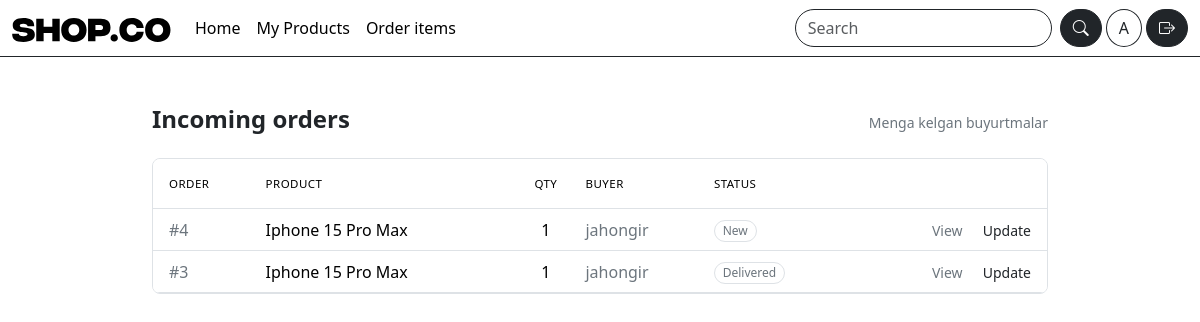
/seller/orders/ (signed in), run on an earlier commit of the app's database.
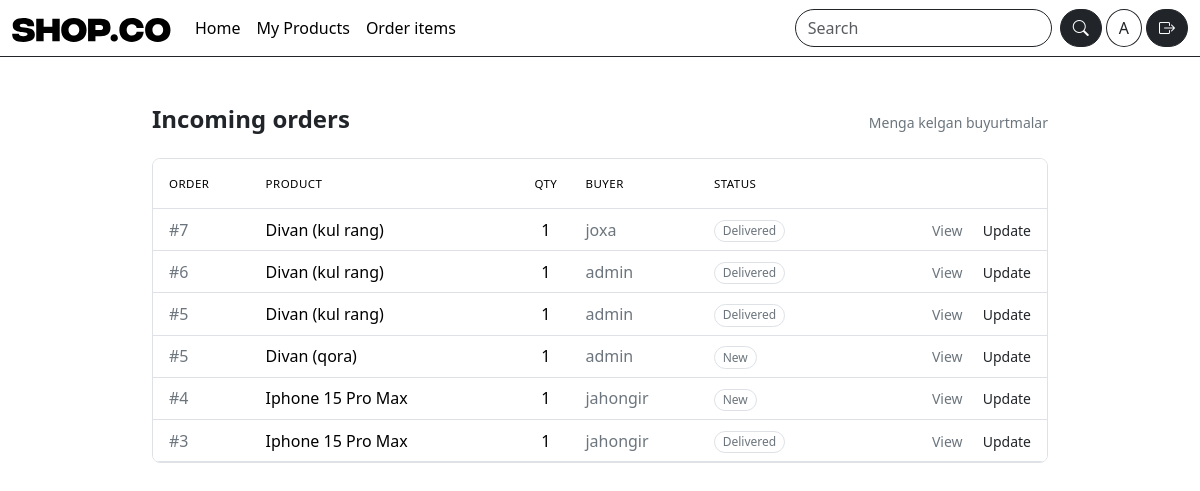
And on a later commit of the database.
### accounts/models.py (models this page shows, shortened)
class User(AbstractUser):
    class Role(models.TextChoices):
        BUYER = 'BUYER', 'Buyer'
        SELLER = 'SELLER', 'Seller'
    role = models.CharField(
        choices=Role.choices,
        default=Role.BUYER
    )
    image = models.ImageField(upload_to="avatars/", null=True, blank=True)
    phone = models.CharField(max_length=15, help_text="+998919203550")
    address = models.CharField(max_length=250)

### orders/models.py (models this page shows, shortened)
class OrderItem(models.Model):
   STATUS_NEW = "new"  # yangi buyurtma
   STATUS_PROCESSING = "processing"  # tayyorlanmoqda
   STATUS_DELIVERED = "delivered"  # yetkazildi
   STATUS_CANCELED = "canceled"  # bekor qilindi
   STATUS_CHOICES = [
       (STATUS_NEW, "New"),
       (STATUS_PROCESSING, "Processing"),
       (STATUS_DELIVERED, "Delivered"),
       (STATUS_CANCELED, "Canceled"),
   ]
   status = models.CharField(max_length=20, choices=STATUS_CHOICES, default=STATUS_NEW)  # order holati
   order = models.ForeignKey(  # qaysi orderga tegishli
       Order, on_delete=models.CASCADE, related_name="items")
   product = models.ForeignKey(Product,
       on_delete=models.PROTECT,  # order bo‘lsa product o‘chib ketmasin (tarix saqlansin)
       related_name="order_items")
   seller = models.ForeignKey(  # buyurtma qaysi sotuvchiga borishini ajratish uchun
       settings.AUTH_USER_MODEL,
       on_delete=models.PROTECT,
       related_name="sold_items")
   qty = models.PositiveIntegerField(default=1)  # soni
   unit_price = models.DecimalField(max_digits=12, decimal_places=2, default=Decimal("0.00"))  # bitta narx

class Order(models.Model):
   user = models.ForeignKey(  # buyurtma egasi (xaridor)
       settings.AUTH_USER_MODEL,
       on_delete=models.CASCADE,
       related_name="orders"
   )
   full_name = models.CharField(max_length=120)  # checkoutdagi ism-familiya
   phone = models.CharField(max_length=30)  # telefon
   address = models.TextField()  # manzil (sodda variant)
   delivery_method = models.CharField(max_length=50, default="standard")  # yetkazish turi
   note = models.TextField(blank=True)  # izoh (ixtiyoriy)
   created_at = models.DateTimeField(auto_now_add=True)  # yaratilgan vaqt

### catalog/models.py (models this page shows, shortened)
class Product(models.Model):
   seller = models.ForeignKey(
       settings.AUTH_USER_MODEL,
       on_delete=models.CASCADE,
       related_name="products"
   )
   category = models.ForeignKey(
       Category,
       on_delete=models.SET_NULL,
       null=True,
       blank=True,
       related_name="products"
   )
   name = models.CharField(max_length=200)
   slug = models.SlugField(max_length=220, unique=True)
   price = models.DecimalField(max_digits=12, decimal_places=2, help_text="$")
   short_description = models.CharField(max_length=255, blank=True)
   description = models.TextField(blank=True)
   stock = models.PositiveIntegerField(default=0)
   is_active = models.BooleanField(default=True)
   main_image = models.ImageField(upload_to="products/main/", blank=True, null=True)
   created_at = models.DateTimeField(auto_now_add=True)

### orders/views.py (the view)
# urls.py: path("seller/orders/", views.SellerOrderItemListView.as_view(), name="seller_order_items"),
class SellerOrderItemListView(SellerRequiredMixin, ListView):
   model = OrderItem
   template_name = "orders/seller/order_items.html"
   context_object_name = "items"
   paginate_by = 20
   def get_queryset(self):
       return (
           OrderItem.objects
           .filter(seller=self.request.user)
           .select_related("order", "product", "order__user")  # buyer info uchun
           .order_by("-order__created_at")
       )

### orders/mixins.py (called while the page is built)
   def test_func(self):
       user = self.request.user
       return user.is_authenticated and getattr(user, "role", None) == "SELLER"

### templates/orders/seller/order_items.html (shortened to what this page needs)
{% extends "base.html" %}
{% block content %}
<div class="container py-5" style="max-width: 920px;">
  <div class="d-flex align-items-baseline justify-content-between mb-4">
    <h1 class="h4 fw-semibold m-0">Incoming orders</h1>
    <span class="text-secondary small">Menga kelgan buyurtmalar</span>
  </div>
  {% if items %}
    <div class="border rounded-3 overflow-hidden">
      <table class="table table-hover align-middle mb-0">
        <thead>
          <tr class="text-uppercase text-secondary" style="font-size:.72rem; letter-spacing:.04em;">
            <th class="fw-medium ps-3 py-3">Order</th>
            <th class="fw-medium py-3">Product</th>
            <th class="fw-medium py-3 text-center">Qty</th>
            <th class="fw-medium py-3">Buyer</th>
            <th class="fw-medium py-3">Status</th>
            <th class="py-3 pe-3"></th>
          </tr>
        </thead>
        <tbody>
          {% for it in items %}
            <tr>
              <td class="ps-3 text-secondary">#{{ it.order.id }}</td>
              <td class="fw-medium">{{ it.product.name }}</td>
              <td class="text-center">{{ it.qty }}</td>
              <td class="text-secondary">{{ it.order.user.username }}</td>
              <td>
                <span class="badge rounded-pill fw-normal text-secondary border">{{ it.get_status_display }}</span>
              </td>
              <td class="pe-3 text-end text-nowrap">
                <a class="link-secondary text-decoration-none small me-3"
                   href="{% url 'seller_order_item_detail' it.id %}">View</a>
                <a class="link-dark text-decoration-none small fw-medium"
                   href="{% url 'seller_order_status' it.id %}">Update</a>
              </td>
            </tr>
          {% endfor %}
        </tbody>
      </table>
    </div>
  {% else %}
    <div class="border rounded-3 text-center text-secondary py-5">
      Hozircha sizga buyurtma yo‘q.
    </div>
  {% endif %}
</div>
{% endblock %}

### templates/base.html (shortened to what this page needs)
{% load static %}
<!DOCTYPE html>
<html lang="en">
<head>
    <link href="https://cdn.jsdelivr.net/npm/bootstrap@5.3.8/dist/css/bootstrap.min.css" rel="stylesheet">
    <link rel="stylesheet" href="https://cdnjs.cloudflare.com/ajax/libs/font-awesome/7.0.1/css/all.min.css">
    <link rel="stylesheet" href="https://cdn.jsdelivr.net/npm/bootstrap-icons@1.13.1/font/bootstrap-icons.min.css">
    <link rel="stylesheet" href="{% static 'css/style.css' %}">
</head>
<body>
    {% include 'includes/navbar.html' %}
    {% block content %}
    {% endblock content %}
</body>
</html>

### templates/includes/navbar.html (shortened to what this page needs)
{% load static %}
<nav class="navbar navbar-expand-md bottom border-bottom border-dark">
  <div class="container-fluid">
    <a class="navbar-brand" href="{% url 'product_list' %}"><img src="{%static 'images/SHOP.CO.svg' %}" alt=""></a>
    <div class="collapse navbar-collapse" id="navbarSupportedContent">
      <ul class="navbar-nav me-auto mb-2 mb-lg-0">
        <li class="nav-item">
          <a class="nav-link active" aria-current="page" href="{% url 'product_list' %}">Home</a>
        </li>
        <li class="nav-item">
          {% if request.user.is_authenticated and request.user.role == "SELLER" %}
<a class="nav-link active" href="{% url 'seller_products' %}">
My Products
</a>
{% endif %}
        </li>
        {% if user.role == 'SELLER' %}
        <li class="nav-item">
          <a class="nav-link active" href="{% url 'seller_order_items' %}">Order items</a>
        </li>
        {% endif %}
      </ul>
      <form class="d-flex me-1 mb-2 mb-md-0" role="search">
        <input class="form-control me-2 rounded-pill border-dark" type="search" placeholder="Search" aria-label="Search"/>
        <button class="btn btn-dark rounded-pill" type="submit"><i class="bi bi-search"></i></button>
      </form>
      {% if user.is_authenticated and user.image %}
        <a class="border rounded-circle border-dark me-1 btn-outline-dark" href="{% url 'profile'  %}"><img class="rounded rounded-circle"  style="width:35px; height:35px" src="{{ user.image.url }}" alt=""></a>
      {% elif user.is_authenticated and not user.image %}
        <a href="{% url 'profile'%}"><span class="btn btn-outline-dark rounded-circle me-1">{{ user.username|slice:1|title }}</span></a>
       {% else %}
       <a href="{% url 'login' %}"><i class="bi bi-person-circle fs-1 text-dark"></i></a>
       {% endif %}
      {% if user.is_authenticated %}
      <form method="post" action="{% url 'logout' %}" class="r">
        <button class="btn btn-dark rounded-pill"><i class="bi bi-box-arrow-right"></i></button>
      </form>
      {%else%}
      <a class="btn btn-dark rounded-pill mx-1" href="{% url 'login' %}">Login</a>
      <a class="btn border border-dark rounded-pill btn-outline-dark" href="{% url 'signup' %}">Signup</a>
      {% endif %}
    </div>
  </div>
</nav>

### static/css/style.css (style rules this page uses)
.btn-outline-dark { background-color: white; transition: .3s; }
form input, form select { border-radius: 50rem !important; border-color: #212529 !important; }

What changed in the data, as far as the page shows it:
added OrderItem: order.id "7", product.name "Divan (kul rang)", qty "1", order.user.username "joxa", status "Delivered"
added OrderItem: order.id "6", product.name "Divan (kul rang)", qty "1", order.user.username "admin", status "Delivered"
added OrderItem: order.id "5", product.name "Divan (kul rang)", qty "1", order.user.username "admin", status "Delivered"
added OrderItem: order.id "5", product.name "Divan (qora)", qty "1", order.user.username "admin", status "New"
